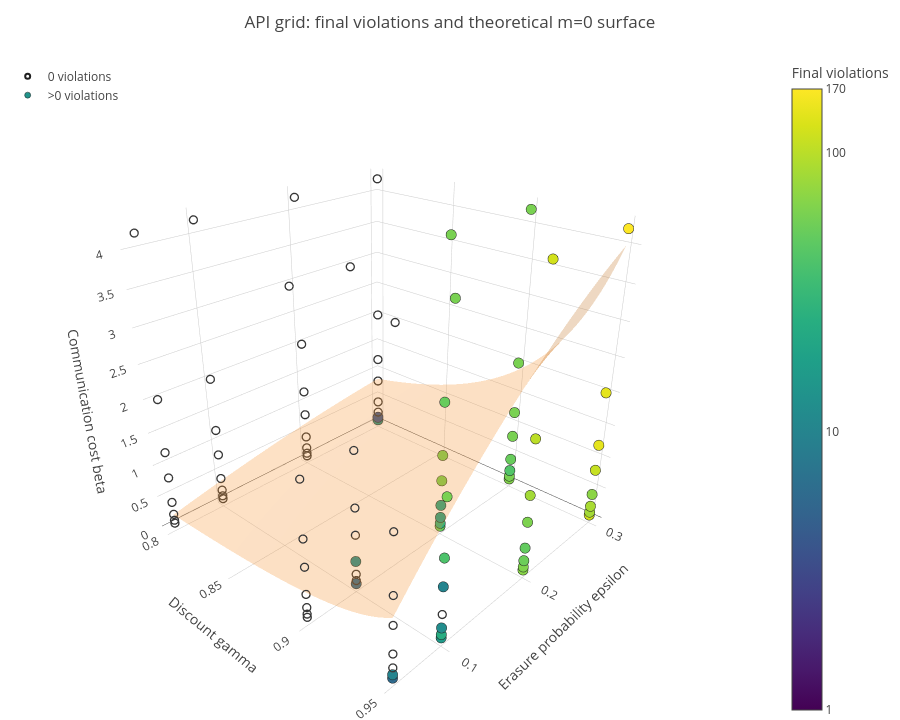

Notebook code cell kept with this figure:
### Markdown cell above
## 3D grid and the theoretical surface

Drag to rotate the Plotly scene; use the mouse wheel to zoom and hover over points for the exact parameters, margin, objective, and violation count. Hollow points have zero final violations. Filled points have violations; their color intensity uses a logarithmic normalization so small and large positive counts remain distinguishable. The colorbar labels are the actual counts. A static preview is shown underneath for notebook viewers without a Plotly renderer.

### Code cell
try:
    from IPython.display import display as IPythonDisplay
except ImportError:
    IPythonDisplay = None

gamma_surface = np.linspace(GAMMAS.min(), GAMMAS.max(), 80)
epsilon_surface = np.linspace(EPSILONS.min(), EPSILONS.max(), 80)
G, E = np.meshgrid(gamma_surface, epsilon_surface)
B0 = G * E * (1.0 - E) / (1.0 - G)

zero = df[df.violation_count == 0]
positive = df[df.violation_count > 0]
traces = [{
    "type": "surface",
    "name": "Theoretical m=0",
    "x": G.tolist(),
    "y": E.tolist(),
    "z": B0.tolist(),
    "surfacecolor": np.zeros_like(B0).tolist(),
    "colorscale": [[0, "#f28e2b"], [1, "#f28e2b"]],
    "showscale": False,
    "opacity": 0.28,
    "hovertemplate": "gamma=%{x:.3f}<br>epsilon=%{y:.3f}<br>beta at m=0=%{z:.3f}<extra>Theoretical m=0</extra>",
}]
traces.append({
    "type": "scatter3d",
    "mode": "markers",
    "name": "0 violations",
    "x": zero.gamma.tolist(),
    "y": zero.epsilon.tolist(),
    "z": zero.beta.tolist(),
    "customdata": np.column_stack([zero.margin, zero.objective]).tolist(),
    "marker": {"size": 5, "symbol": "circle-open", "color": "#202020", "line": {"width": 2}},
    "hovertemplate": "gamma=%{x:.2f}<br>epsilon=%{y:.2f}<br>beta=%{z:.2f}<br>violations=0<br>m=%{customdata[0]:.4g}<br>J=%{customdata[1]:.6g}<extra></extra>",
})
if not positive.empty:
    maximum = int(positive.violation_count.max())
    color_ticks = sorted(set([value for value in [1, 10, 100, maximum] if value <= maximum]))
    traces.append({
        "type": "scatter3d",
        "mode": "markers",
        "name": ">0 violations",
        "x": positive.gamma.tolist(),
        "y": positive.epsilon.tolist(),
        "z": positive.beta.tolist(),
        "customdata": np.column_stack([positive.violation_count, positive.margin, positive.objective]).tolist(),
        "marker": {
            "size": 6,
            "color": np.log10(positive.violation_count).tolist(),
            "colorscale": "Viridis",
            "cmin": 0,
            "cmax": float(np.log10(maximum)),
            "line": {"color": "#202020", "width": 0.5},
            "colorbar": {
                "title": {"text": "Final violations"},
                "tickvals": np.log10(color_ticks).tolist(),
                "ticktext": [str(value) for value in color_ticks],
            },
        },
        "hovertemplate": "gamma=%{x:.2f}<br>epsilon=%{y:.2f}<br>beta=%{z:.2f}<br>violations=%{customdata[0]:.0f}<br>m=%{customdata[1]:.4g}<br>J=%{customdata[2]:.6g}<extra></extra>",
    })

layout = {
    "title": {"text": "API grid: final violations and theoretical m=0 surface", "x": 0.5},
    "template": "plotly_white",
    "height": 720,
    "margin": {"l": 0, "r": 20, "b": 0, "t": 55},
    "legend": {"x": 0.01, "y": 0.99},
    "scene": {
        "xaxis": {"title": "Discount gamma"},
        "yaxis": {"title": "Erasure probability epsilon"},
        "zaxis": {"title": "Communication cost beta"},
        "camera": {"eye": {"x": 1.45, "y": -1.55, "z": 1.05}},
    },
}
plotly_bundle = {
    "data": traces,
    "layout": layout,
    "config": {"responsive": True, "displaylogo": False},
}
if IPythonDisplay is not None:
    IPythonDisplay(
        {
            "application/vnd.plotly.v1+json": plotly_bundle,
            "text/plain": "<Rotatable Plotly 3D figure>",
        },
        raw=True,
    )

# Static fallback for notebook viewers without a Plotly MIME renderer.
static_fig = plt.figure(figsize=(10.5, 7.2))
static_ax = static_fig.add_subplot(111, projection="3d")
static_ax.plot_surface(G, E, B0, color="tab:orange", alpha=0.24, linewidth=0)
static_ax.scatter(
    zero.gamma, zero.epsilon, zero.beta,
    s=38, facecolors="none", edgecolors="black",
    linewidths=0.9, depthshade=False, label="0 violations",
)
if not positive.empty:
    static_maximum = max(1.000001, float(positive.violation_count.max()))
    static_points = static_ax.scatter(
        positive.gamma, positive.epsilon, positive.beta,
        c=positive.violation_count, cmap="viridis",
        norm=LogNorm(vmin=1, vmax=static_maximum),
        s=52, edgecolors="black", linewidths=0.35,
        depthshade=False, label=">0 violations",
    )
    static_colorbar = static_fig.colorbar(static_points, ax=static_ax, shrink=0.68, pad=0.10)
    static_colorbar.set_label("Final revealing violations")
static_ax.set_xlabel(r"Discount $\gamma$")
static_ax.set_ylabel(r"Erasure probability $\epsilon$")
static_ax.set_zlabel(r"Communication cost $\beta$")
static_ax.set_title(r"Static preview: API grid and theoretical $m=0$ surface")
static_ax.view_init(elev=24, azim=-58)
static_ax.legend(loc="upper left")
plt.tight_layout()
plt.show()

### Figure 1 — Plotly figure (JSON) as saved in the notebook; plotly's stock layout.template omitted (floating-point values rounded to 4 significant figures; data arrays with more than 128 entries replaced by an {"elided": "..."} marker saying what was removed)
{"data": [{"type": "surface", "name": "Theoretical m=0", "x": {"elided": "80x80 float values"}, "y": {"elided": "80x80 float values"}, "z": {"elided": "80x80 float values"}, "surfacecolor": {"elided": "80x80 float values"}, "colorscale": [[0, "#f28e2b"], [1, "#f28e2b"]], "showscale": false, "opacity": 0.28, "hovertemplate": "gamma=%{x:.3f}<br>epsilon=%{y:.3f}<br>beta at m=0=%{z:.3f}<extra>Theoretical m=0</extra>"}, {"type": "scatter3d", "mode": "markers", "name": "0 violations", "x": [0.8, 0.8, 0.8, 0.8, 0.8, 0.8, 0.8, 0.8, 0.8, 0.8, 0.8, 0.8, 0.8, 0.8, 0.8, 0.8, 0.8, 0.8, 0.8, 0.8, 0.8, 0.8, 0.8, 0.8, 0.8, 0.8, 0.8, 0.8, 0.8, 0.8, 0.9, 0.9, 0.9, 0.9, 0.9, 0.9, 0.9, 0.9, 0.9, 0.9, 0.9, 0.9, 0.9, 0.9, 0.95, 0.95, 0.95, 0.95, 0.95, 0.95, 0.95], "y": [0.05, 0.05, 0.05, 0.05, 0.05, 0.05, 0.05, 0.05, 0.1, 0.1, 0.1, 0.1, 0.1, 0.1, 0.1, 0.1, 0.2, 0.2, 0.2, 0.2, 0.2, 0.2, 0.2, 0.2, 0.3, 0.3, 0.3, 0.3, 0.3, 0.3, 0.05, 0.05, 0.05, 0.05, 0.05, 0.05, 0.05, 0.05, 0.1, 0.1, 0.1, 0.1, 0.1, 0.1, 0.05, 0.05, 0.05, 0.05, 0.05, 0.05, 0.1], "z": [0.05, 0.1, 0.2, 0.4, 0.8, 1.2, 2.0, 4.2, 0.05, 0.1, 0.2, 0.4, 0.8, 1.2, 2.0, 4.2, 0.05, 0.1, 0.2, 0.4, 0.8, 1.2, 2.0, 4.2, 0.2, 0.4, 0.8, 1.2, 2.0, 4.2, 0.05, 0.1, 0.2, 0.4, 0.8, 1.2, 2.0, 4.2, 0.1, 0.2, 0.8, 1.2, 2.0, 4.2, 0.2, 0.4, 0.8, 1.2, 2.0, 4.2, 0.4], "customdata": [[-0.14, 0.6791], [-0.09, 0.6203], [0.01, 0.5227], [0.21, 0.4049], [0.61, 0.3991], [1.01, 0.3991], [1.81, 0.3991], [4.01, 0.3991], [-0.31, 0.6615], [-0.26, 0.6028], [-0.16, 0.5067], [0.04, 0.3984], [0.44, 0.3991], [0.84, 0.3991], [1.64, 0.3991], [3.84, 0.3991], [-0.59, 0.6259], [-0.54, 0.5673], [-0.44, 0.4743], [-0.24, 0.3845], [0.16, 0.3991], [0.56, 0.3991], [1.36, 0.3991], [3.56, 0.3991], [-0.64, 0.4413], [-0.44, 0.3695], [-0.04, 0.3991], [0.36, 0.3991], [1.16, 0.3991], [3.36, 0.3991], [-0.3775, 1.346], [-0.3275, 1.212], [-0.2275, 1.001], [-0.0275, 0.7746], [0.3725, 0.8346], [0.7725, 0.8091], [1.572, 0.8091], [3.772, 0.809], [-0.71, 1.174], [-0.61, 0.9673], [-0.01, 0.8091], [0.39, 0.8091], [1.19, 0.8091], [3.39, 0.809], [-0.7025, 2.064], [-0.5025, 1.584], [-0.1025, 1.428], [0.2975, 1.649], [1.098, 1.616], [3.298, 1.601], [-1.31, 1.564]], "marker": {"size": 5, "symbol": "circle-open", "color": "#202020", "line": {"width": 2}}, "hovertemplate": "gamma=%{x:.2f}<br>epsilon=%{y:.2f}<br>beta=%{z:.2f}<br>violations=0<br>m=%{customdata[0]:.4g}<br>J=%{customdata[1]:.6g}<extra></extra>"}, {"type": "scatter3d", "mode": "markers", "name": ">0 violations", "x": [0.8, 0.8, 0.9, 0.9, 0.9, 0.9, 0.9, 0.9, 0.9, 0.9, 0.9, 0.9, 0.9, 0.9, 0.9, 0.9, 0.9, 0.9, 0.9, 0.9, 0.95, 0.95, 0.95, 0.95, 0.95, 0.95, 0.95, 0.95, 0.95, 0.95, 0.95, 0.95, 0.95, 0.95, 0.95, 0.95, 0.95, 0.95, 0.95, 0.95, 0.95, 0.95, 0.95, 0.95, 0.95], "y": [0.3, 0.3, 0.1, 0.1, 0.2, 0.2, 0.2, 0.2, 0.2, 0.2, 0.2, 0.2, 0.3, 0.3, 0.3, 0.3, 0.3, 0.3, 0.3, 0.3, 0.05, 0.05, 0.1, 0.1, 0.1, 0.1, 0.1, 0.1, 0.1, 0.2, 0.2, 0.2, 0.2, 0.2, 0.2, 0.2, 0.2, 0.3, 0.3, 0.3, 0.3, 0.3, 0.3, 0.3, 0.3], "z": [0.05, 0.1, 0.05, 0.4, 0.05, 0.1, 0.2, 0.4, 0.8, 1.2, 2.0, 4.2, 0.05, 0.1, 0.2, 0.4, 0.8, 1.2, 2.0, 4.2, 0.05, 0.1, 0.05, 0.1, 0.2, 0.8, 1.2, 2.0, 4.2, 0.05, 0.1, 0.2, 0.4, 0.8, 1.2, 2.0, 4.2, 0.05, 0.1, 0.2, 0.4, 0.8, 1.2, 2.0, 4.2], "customdata": {"elided": "45x3 float values"}, "marker": {"size": 6, "color": [1.146, 0.6021, 0.7782, 1.079, 1.716, 1.447, 1.255, 1.301, 1.778, 1.778, 1.716, 1.778, 1.82, 1.778, 1.623, 1.716, 1.778, 1.778, 1.778, 1.778, 0.7782, 1.0, 1.204, 1.38, 1.079, 1.0, 1.602, 1.778, 1.778, 1.833, 1.806, 1.732, 1.699, 1.792, 1.924, 2.009, 2.079, 2.072, 1.924, 1.944, 1.845, 2.041, 2.146, 2.146, 2.23], "colorscale": "Viridis", "cmin": 0, "cmax": 2.23, "line": {"color": "#202020", "width": 0.5}, "colorbar": {"title": {"text": "Final violations"}, "tickvals": [0.0, 1.0, 2.0, 2.23], "ticktext": ["1", "10", "100", "170"]}}, "hovertemplate": "gamma=%{x:.2f}<br>epsilon=%{y:.2f}<br>beta=%{z:.2f}<br>violations=%{customdata[0]:.0f}<br>m=%{customdata[1]:.4g}<br>J=%{customdata[2]:.6g}<extra></extra>"}], "layout": {"title": {"text": "API grid: final violations and theoretical m=0 surface", "x": 0.5}, "height": 720, "margin": {"l": 0, "r": 20, "b": 0, "t": 55}, "legend": {"x": 0.01, "y": 0.99}, "scene": {"xaxis": {"title": "Discount gamma"}, "yaxis": {"title": "Erasure probability epsilon"}, "zaxis": {"title": "Communication cost beta"}, "camera": {"eye": {"x": 1.45, "y": -1.55, "z": 1.05}}}}}
